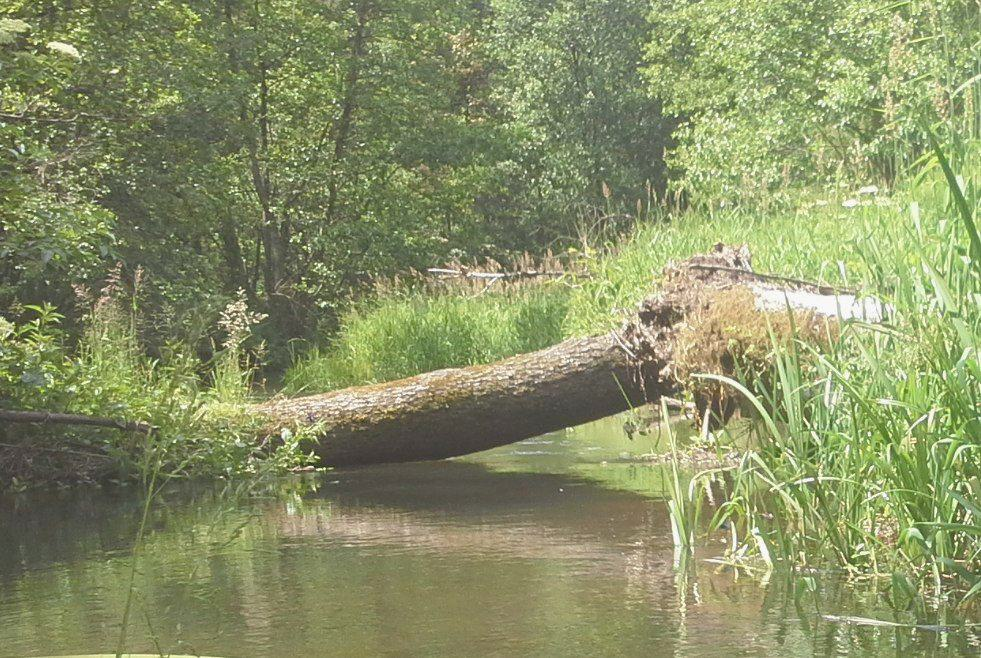
%> input picture ćwiczenia/sam_robie/LAB_4/rzeczkaGamma15.jpg, 981 x 658 px
$ octave rzeczka_3_6.m   (GNU Octave 9; MATLAB toolbox functions it lacks are replaced by stand-ins)
%> lines starting %> are read from the running program, lines starting %| are printed output that depends on the picture
### ćwiczenia/LAB_5/porownanie_v_PS_z_mnoznikiem.m
function wynik = porownanie_v_PS_z_mnoznikiem(obraz_stary, obraz_nowy, mnoznik)
    roznica = abs(obraz_nowy - obraz_stary);
    wynik = przytnij_zakres(mnoznik * roznica);
end

### ćwiczenia/LAB_4/przytnij_zakres.m
function wynik = przytnij_zakres(wejscie)
    wejscie(wejscie < 0) = 0;
    wejscie(wejscie > 255) = 255;

    wynik = wejscie;
end

### ćwiczenia/sam_robie/LAB_4/porownanie_v_2_z_mnoznikiem.m
function wynik = porownanie_v_2_z_mnoznikiem(obraz_stary, obraz_nowy, mnoznik)
    wynik = przytnij_zakres((obraz_nowy - obraz_stary) * mnoznik + 127.5);
end

### ćwiczenia/sam_robie/LAB_4/rzeczka_3_6.m
clear;
img_uint8 = imread('rzeczkaGamma15.jpg');
%> img_uint8 is the input picture: size 658x981x3 uint8; mean R, G, B 137.1, 144.9, 102.6
obraz = double(img_uint8);

img_uint8 = imread('rzeczka.jpg');
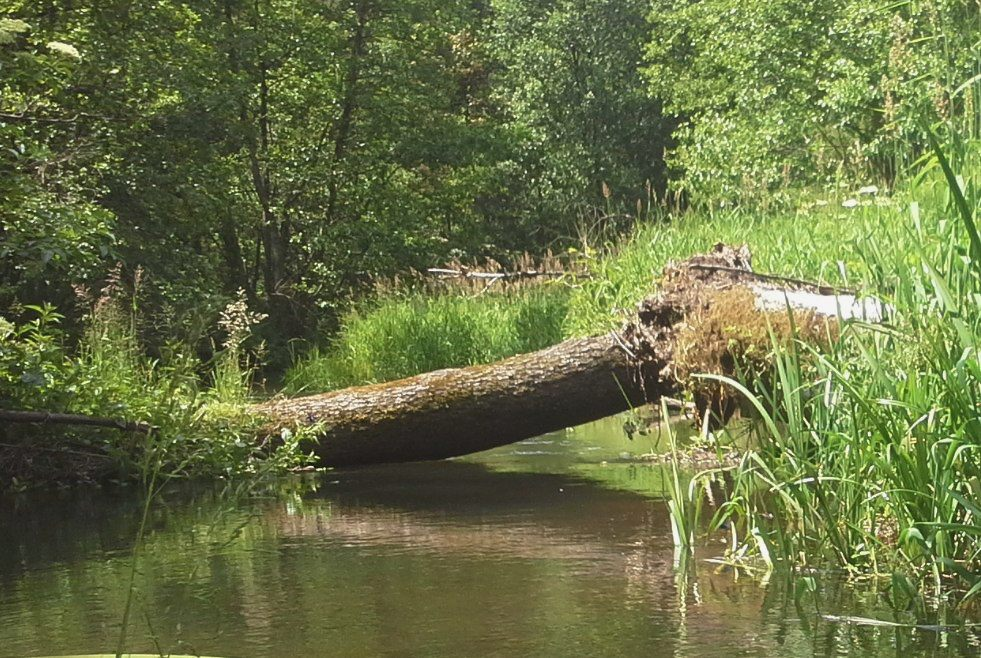
%> input picture ćwiczenia/sam_robie/LAB_4/rzeczka.jpg, 981 x 658 px
%> img_uint8 is the input picture: size 658x981x3 uint8; mean R, G, B 104.7, 113.4, 68.7
obraz2 = double(img_uint8);

R = obraz2(:, :, 1);
G = obraz2(:, :, 2);
B = obraz2(:, :, 3);
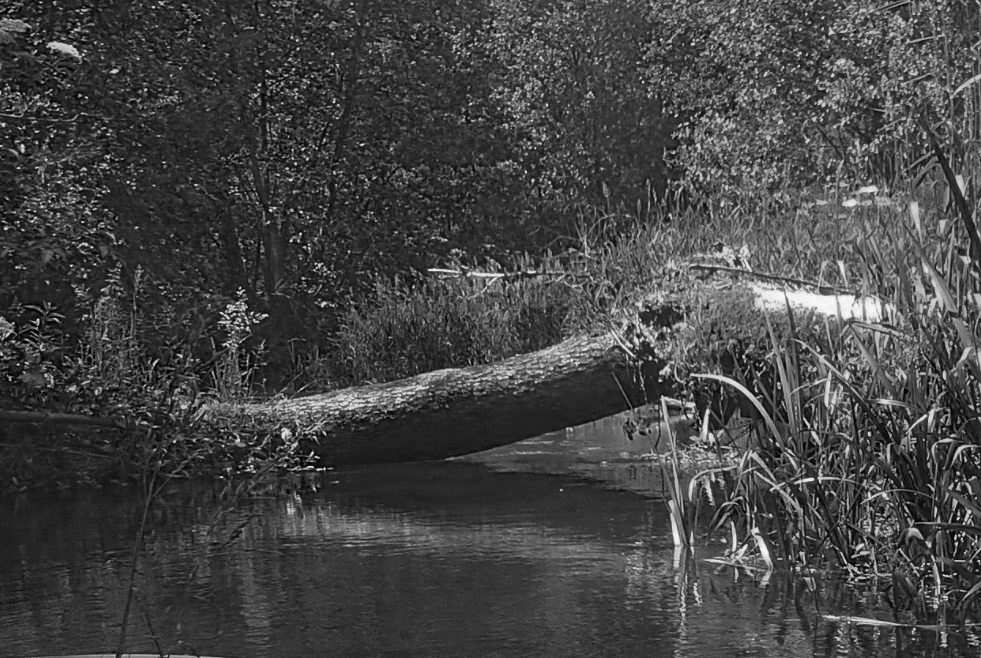
%> B: size 658x981 double; min 0, max 254, mean 68.7

Y = 0 + 0.299 * R + 0.587 * G + 0.114 * B;
Cb = 128 - 0.168736 * R - 0.331264 * G + 0.5 * B;
Cr = 128 + 0.5 * R - 0.418688 * G - 0.081312 * B;
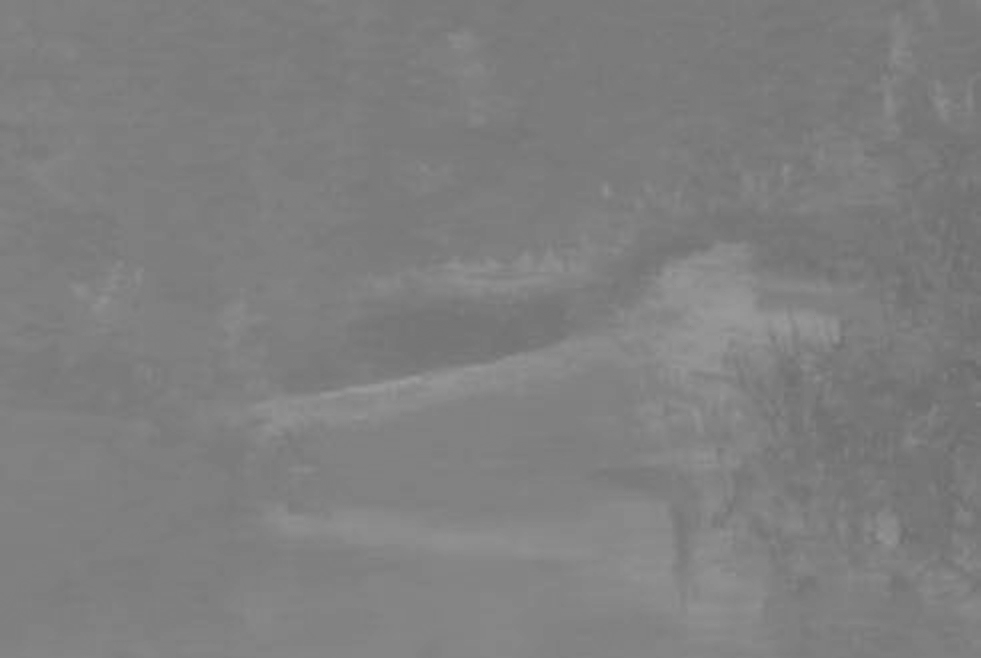
%> Cr: size 658x981 double; min 107.8, max 156, mean 127.3

przeskalowany = Y / 255;

Y_gotuje = przeskalowany .^ (1 / 1.5);

Y_15 = Y_gotuje * 255;

R_gamma = Y_15 + 1.402 * (Cr - 128);
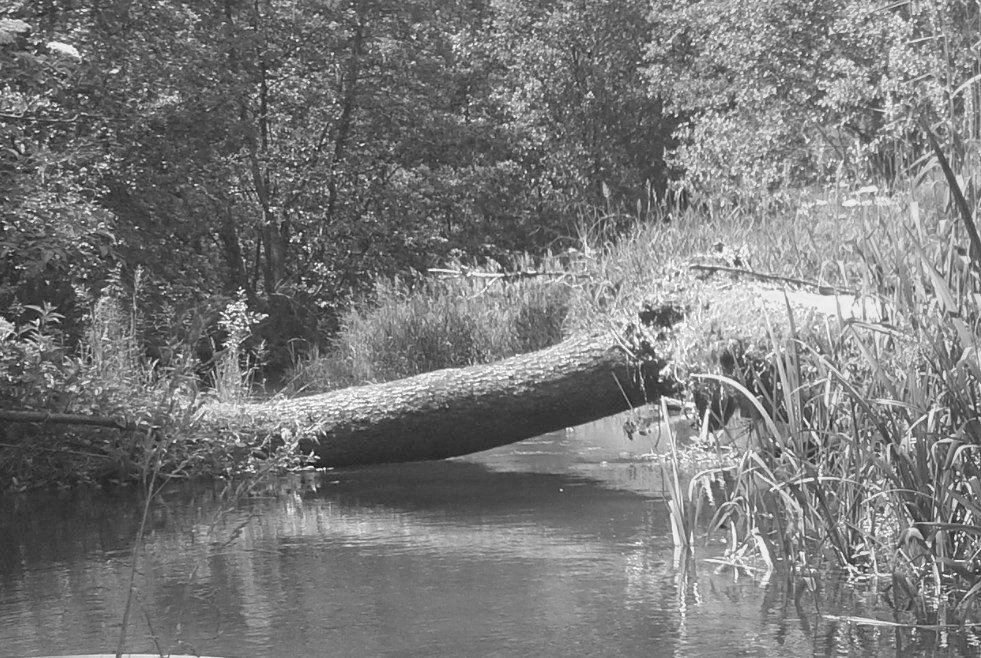
%> R_gamma: size 658x981 double; min 20.81, max 265.2, mean 137.6; drawn with min black and max white
G_gamma = Y_15 - 0.344136 * (Cb - 128) - 0.714136 * (Cr - 128);
B_gamma = Y_15 + 1.772 * (Cb - 128);
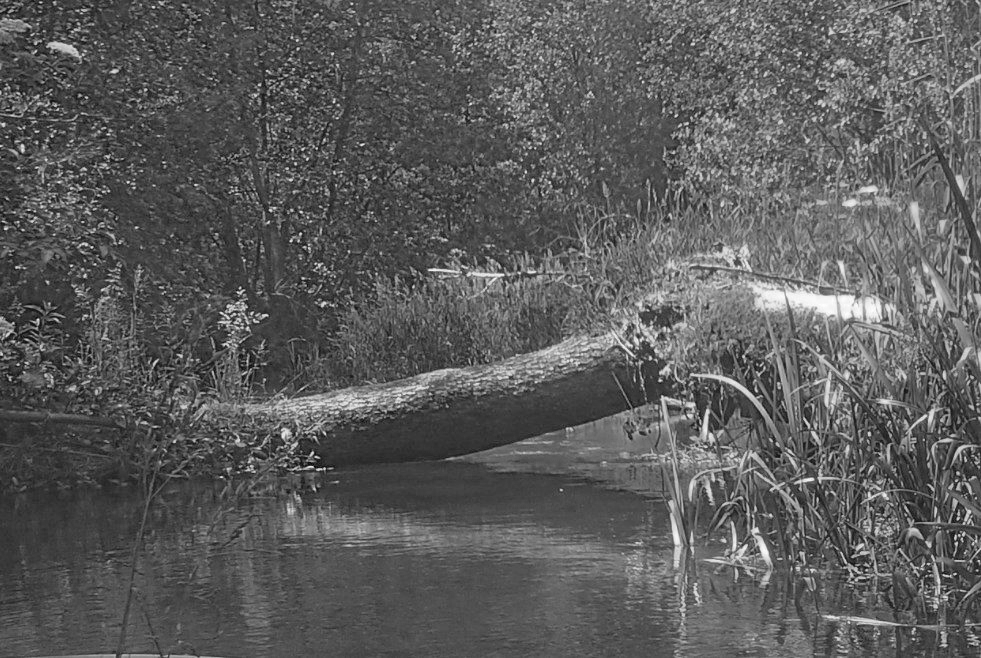
%> B_gamma: size 658x981 double; min 14.81, max 255, mean 101.7; drawn with min black and max white

obraz_gamma_Y = cat(3, R_gamma, G_gamma, B_gamma);

wynik_v_PS_z_mnoznikiem = porownanie_v_PS_z_mnoznikiem(obraz, obraz_gamma_Y, 50);
%> in porownanie_v_PS_z_mnoznikiem, `roznica = abs(obraz_nowy - obraz_stary);`:
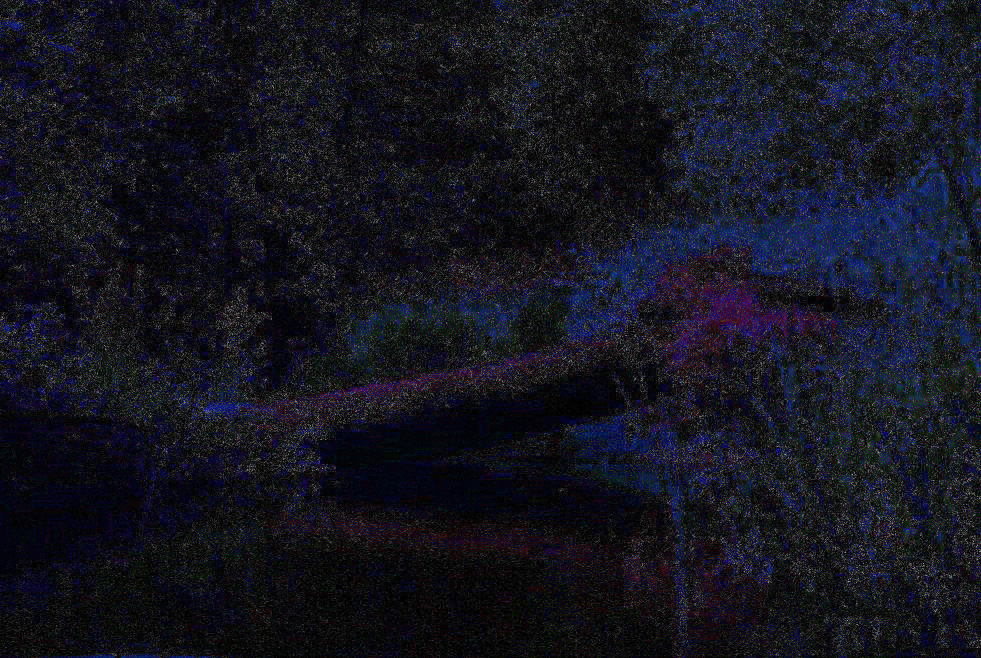
%> roznica: size 658x981x3 double; mean R, G, B 3.2, 3.3, 4.9; drawn with min black and max white
wynik_v_2_z_mnoznikiem = porownanie_v_2_z_mnoznikiem(obraz, obraz_gamma_Y, 50);
%> in przytnij_zakres (call 2), `wejscie(wejscie > 255) = 255;`:
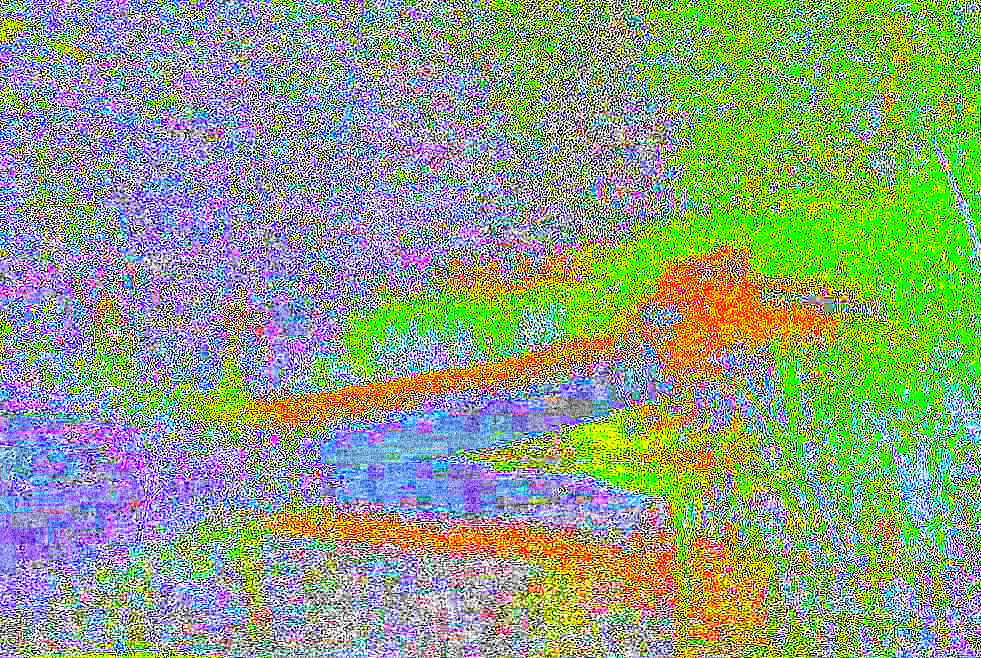
%> wejscie: size 658x981x3 double; mean R, G, B 143.2, 160.7, 131.4

figure;

subplot(2, 2, 1);
imshow(obraz/255);
title('RGB gamma 1.5');

subplot(2, 2, 2);
imshow(obraz_gamma_Y/255);
title('YCbCr, Y gamma 1.5, RGB');

subplot(2, 2, 3);
imshow(wynik_v_PS_z_mnoznikiem/255);
title('porownanie v.PS * 50');

subplot(2, 2, 4);
imshow(wynik_v_2_z_mnoznikiem/255);
title('porownanie v.2 * 50');
